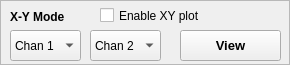
                                            <widget class="QFrame" name="frame_3">
                                                <property name="minimumSize">
                                                    <size>
                                                        <width>0</width>
                                                        <height>65</height>
                                                    </size>
                                                </property>
                                                <property name="maximumSize">
                                                    <size>
                                                        <width>16777215</width>
                                                        <height>65</height>
                                                    </size>
                                                </property>
                                                <property name="frameShape">
                                                    <enum>QFrame::StyledPanel</enum>
                                                </property>
                                                <property name="frameShadow">
                                                    <enum>QFrame::Raised</enum>
                                                </property>
                                                <property name="class" stdset="0">
                                                    <string>PeripheralCollectionInner</string>
                                                </property>
                                                <widget class="QLabel" name="label">
                                                    <property name="geometry">
                                                        <rect>
                                                            <x>10</x>
                                                            <y>6</y>
                                                            <width>71</width>
                                                            <height>21</height>
                                                        </rect>
                                                    </property>
                                                    <property name="font">
                                                        <font>
                                                            <weight>75</weight>
                                                            <bold>true</bold>
                                                        </font>
                                                    </property>
                                                    <property name="text">
                                                        <string>X-Y Mode</string>
                                                    </property>
                                                </widget>
                                                <widget class="QPushButton" name="pushButton">
                                                    <property name="geometry">
                                                        <rect>
                                                            <x>180</x>
                                                            <y>30</y>
                                                            <width>101</width>
                                                            <height>31</height>
                                                        </rect>
                                                    </property>
                                                    <property name="sizePolicy">
                                                        <sizepolicy hsizetype="Minimum" vsizetype="Preferred">
                                                            <horstretch>0</horstretch>
                                                            <verstretch>0</verstretch>
                                                        </sizepolicy>
                                                    </property>
                                                    <property name="font">
                                                        <font>
                                                            <pointsize>10</pointsize>
                                                            <weight>75</weight>
                                                            <bold>true</bold>
                                                        </font>
                                                    </property>
                                                    <property name="autoFillBackground">
                                                        <bool>false</bool>
                                                    </property>
                                                    <property name="text">
                                                        <string>View</string>
                                                    </property>
                                                    <property name="flat">
                                                        <bool>false</bool>
                                                    </property>
                                                </widget>
                                                <widget class="QCheckBox" name="Liss_show">
                                                    <property name="geometry">
                                                        <rect>
                                                            <x>100</x>
                                                            <y>0</y>
                                                            <width>181</width>
                                                            <height>31</height>
                                                        </rect>
                                                    </property>
                                                    <property name="text">
                                                        <string>Enable XY plot</string>
                                                    </property>
                                                </widget>
                                                <widget class="QComboBox" name="Liss_x">
                                                    <property name="geometry">
                                                        <rect>
                                                            <x>10</x>
                                                            <y>30</y>
                                                            <width>71</width>
                                                            <height>31</height>
                                                        </rect>
                                                    </property>
                                                    <item>
                                                        <property name="text">
                                                            <string>Chan 1</string>
                                                        </property>
                                                    </item>
                                                    <item>
                                                        <property name="text">
                                                            <string>Chan 2</string>
                                                        </property>
                                                    </item>
                                                    <item>
                                                        <property name="text">
                                                            <string>CH3</string>
                                                        </property>
                                                    </item>
                                                    <item>
                                                        <property name="text">
                                                            <string>MIC</string>
                                                        </property>
                                                    </item>
                                                </widget>
                                                <widget class="QComboBox" name="Liss_y">
                                                    <property name="geometry">
                                                        <rect>
                                                            <x>90</x>
                                                            <y>30</y>
                                                            <width>71</width>
                                                            <height>31</height>
                                                        </rect>
                                                    </property>
                                                    <property name="currentIndex">
                                                        <number>1</number>
                                                    </property>
                                                    <item>
                                                        <property name="text">
                                                            <string>Chan 1</string>
                                                        </property>
                                                    </item>
                                                    <item>
                                                        <property name="text">
                                                            <string>Chan 2</string>
                                                        </property>
                                                    </item>
                                                    <item>
                                                        <property name="text">
                                                            <string>CH3</string>
                                                        </property>
                                                    </item>
                                                    <item>
                                                        <property name="text">
                                                            <string>MIC</string>
                                                        </property>
                                                    </item>
                                                </widget>
                                            </widget>
